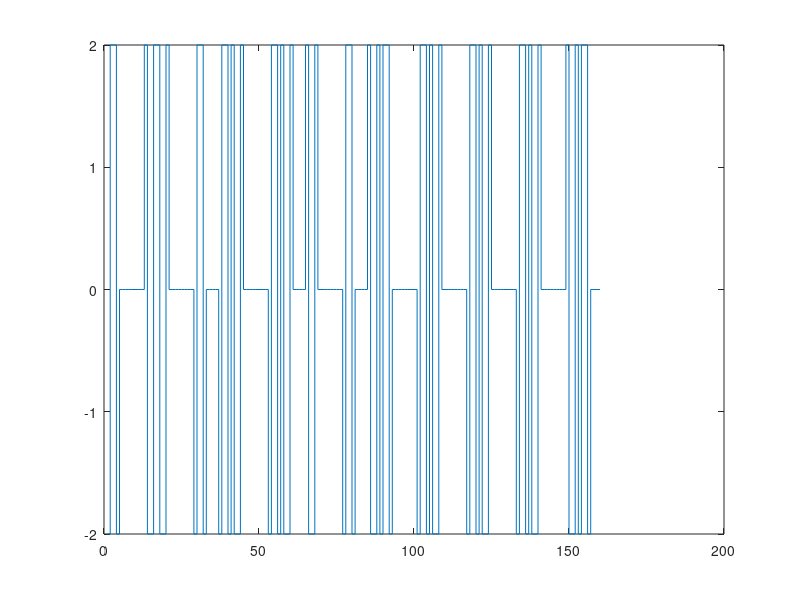
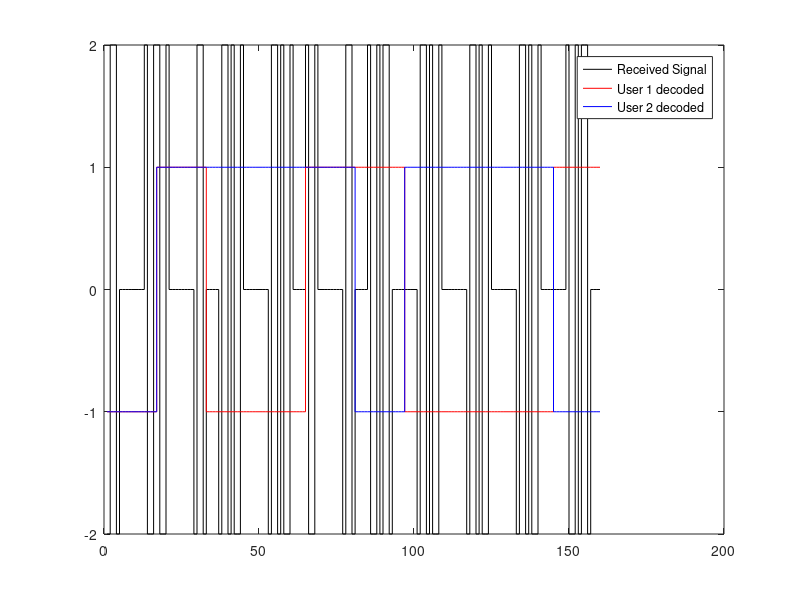
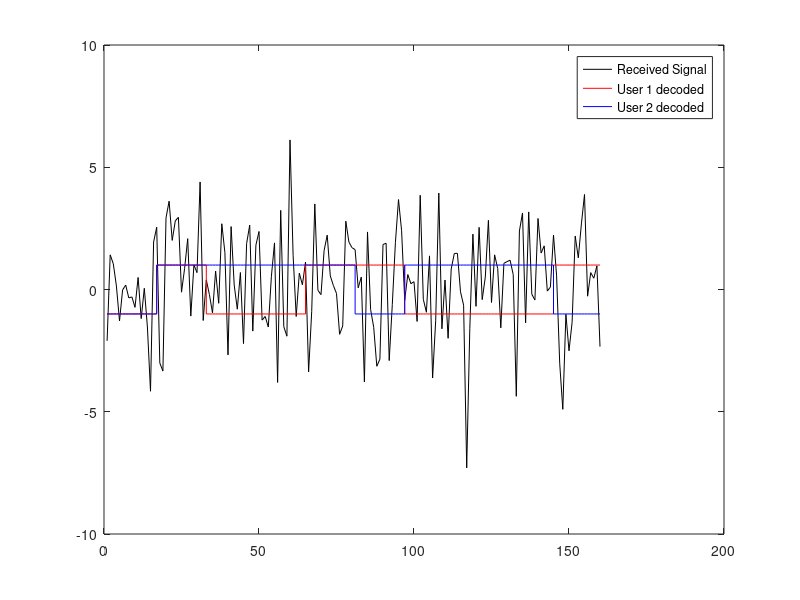

These figures' MATLAB source, in order:
%% Kirsch's CDMA Solution
clear, clc, clf, format compact

L = 16;                         % Create L=16 Walsh Codes

x = 1;
for i = 1:log2(L)
    x = [x x; x -x]
end

user = randi([1 16],2,1); 

N = 10;                         % Create users bit sequences      
disp('User Signals')
s = 2*round(rand(2,N))-1

t = 1:N*L;

% two users with perfect channel
S = s(1,:)' * x(user(1),:) + s(2,:)' * x(user(2),:);

% Plot the perfect received signal
figure(1)
stairs(reshape(S',1,size(S,1)*size(S,2)))

%received signal
r(1,:) = sign((x(user(1),:) * S')/L);
r(2,:) = sign((x(user(2),:) * S')/L);

disp('Decoded signals')
r

% plt the received signal and the decoded signals
figure(2)
stairs(t,reshape(S',1,N*L),'k-')
hold on
stairs(t,reshape((r(1,:)'*ones(1,L))',1,N*L),'r-')
stairs(t,reshape((r(2,:)'*ones(1,L))',1,N*L),'b-')
hold off
legend('Received Signal','User 1 decoded','User 2 decoded')

disp('Errors per use with a perfect channel')
err = sum(s-r,2)

%% Noise addition AWGN

noise = 2;
Sn = S + noise*randn(N,L);

% Received signal
rn(1,:) = sign((x(user(1),:) * Sn')/L);
rn(2,:) = sign((x(user(2),:) * Sn')/L);

disp('Decoded Signals')
rn

% plot the received signal and the decoded signals
figure(3)
plot(t,reshape(Sn',1,N*L),'k-')
hold on
stairs(t,reshape((rn(1,:)'*ones(1,L))',1,N*L),'r-')
stairs(t,reshape((rn(2,:)'*ones(1,L))',1,N*L),'b-')
hold off
legend('Received Signal','User 1 decoded','User 2 decoded')
disp(['Errors per use with a noisy channel, n = ' num2str(noise) ])
errn = sum(s -rn,2)


%% Tau offset with circshift

c = 0;
for i = [1 2 5]
    rs(1+2*c,:) = sign( (circshift(x(user(1),:) ,[1 -i]) * Sn') /L);
    rs(2+2*c,:) = sign( (circshift(x(user(2),:) ,[1 -i]) * Sn') /L);
    c = c+1;
end

disp(['Errors per use with a shift of t = ' num2str(1)])
err - abs(sum(s - rs(1:2,:),2))

disp(['Errors per use with a shift of t = ' num2str(2)])
err = abs(sum(s - rs(3:4,:),2))

disp(['Errors per use with a shift of t = ' num2str(5)])
err = abs(sum(s - rs(5:6,:),2))
